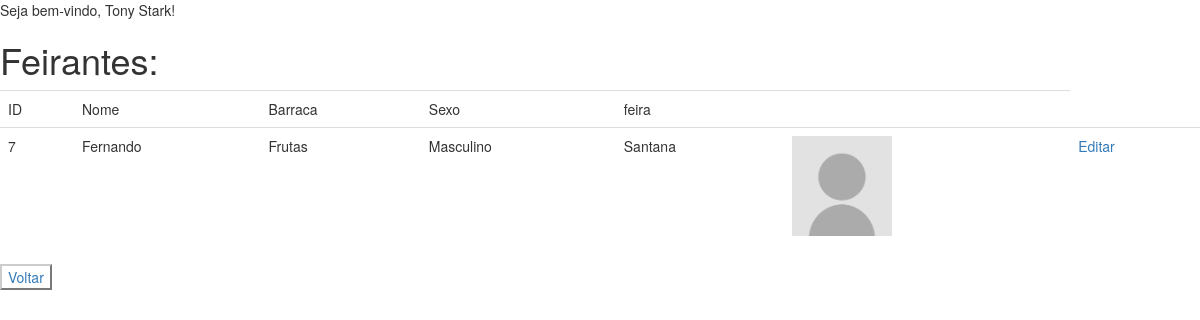
The page /feirante (signed in) on the database its author committed.
### tables this page shows
CREATE TABLE usuario (
    login VARCHAR(50) PRIMARY KEY NOT NULL,
    senha VARCHAR(50) NOT NULL,
    nome VARCHAR(50) NOT NULL,
    FOREIGN KEY(login) REFERENCES serie(login)
);

CREATE TABLE feirante (
    id_feirante INTEGER PRIMARY KEY AUTOINCREMENT,
    nome_feirante VARCHAR(50) NOT NULL,
    barraca VARCHAR(50) NOT NULL,
    sexo VARCHAR(1) NOT NULL,
    id_feira INTEGER NOT NULL,
    id_foto VARCHAR(50) NOT NULL,
    FOREIGN KEY(id_feira) REFERENCES feira(id_feira)
);

CREATE TABLE feira (
    id_feira INTEGER PRIMARY KEY AUTOINCREMENT,
    bairro VARCHAR(50) NOT NULL,
    horario VARCHAR(50) NOT NULL,
    dia VARCHAR(50) NOT NULL,
    UNIQUE(bairro)
);

### ifroot-master/flask-jinja2-crud-master/serie.py (the view)
@app.route("/feirante")
def listar_feirantes_api():
    logado = autenticar_login()
    if logado is None:
        return redirect("/")
    lista = db_listar_feirantes()
    return render_template("lista_feirantes.html", logado = logado, feirantes = lista)

### ifroot-master/flask-jinja2-crud-master/serie.py (called while the page is built)
def autenticar_login():
    login = request.cookies.get("login", "")
    senha = request.cookies.get("senha", "")
    return db_fazer_login(login, senha)

def row_to_dict(description, row):
    if row is None: return None
    d = {}
    for i in range(0, len(row)):
        d[description[i][0]] = row[i]
    return d

def rows_to_dict(description, rows):
    result = []
    for row in rows:
        result.append(row_to_dict(description, row))
    return result

def conectar():
    return sqlite3.connect('serie.db')

def db_listar_feirantes():
    with closing(conectar()) as con, closing(con.cursor()) as cur:
        cur.execute("SELECT fe.id_feirante, fe.nome_feirante, fe.barraca, fe.sexo, fe.id_feira, fe.id_foto, f.bairro FROM feirante fe INNER JOIN feira f ON fe.id_feira = f.id_feira")
        return rows_to_dict(cur.description, cur.fetchall())

def db_fazer_login(login, senha):
    with closing(conectar()) as con, closing(con.cursor()) as cur:
        cur.execute("SELECT u.login, u.senha, u.nome FROM usuario u WHERE u.login = ? AND u.senha = ?", [login, senha])
        return row_to_dict(cur.description, cur.fetchone())

### ifroot-master/flask-jinja2-crud-master/templates/lista_feirantes.html (shortened to what this page needs)
{% extends "base.html" %}
{% block conteudo %}
    <h1>Feirantes:</h1>
    <table class="table">
        <tr>
            <td>ID</td>
            <td>Nome</td>
            <td>Barraca</td>
            <td>Sexo</td>
            <td>feira</td>
            <td>&nbsp;</td>
        </tr>
        {% for feirante in feirantes %}
            <tr>
                <td>{{feirante['id_feirante']}}</td>
                <td>{{feirante['nome_feirante']}}</td>
                <td>{{feirante['barraca']}}</td>
                <td>{% if feirante['sexo'] == 'M' %}Masculino{% else %}Feminino{% endif %}</td>
                <td>{{feirante['bairro']}}</td>
                <td>{% if feirante['id_foto'] != '' %}
                    <img src="{{ url_for('feirante_download_foto', id_foto = feirante['id_foto']) }}" id="foto" width="100"/>
                {% else %}
                    <img src="{{ url_for('static', filename = 'no-photo.png') }}" id="foto" width="100"/>
                {% endif %}</td>
                <td><a href="/feirante/{{feirante['id_feirante']}}">Editar</a></td>
            </tr>
        {% endfor %}
    </table>
    <button class="btn-default"><a href="/">Voltar</a></button>
{% endblock %}

### ifroot-master/flask-jinja2-crud-master/templates/base.html (shortened to what this page needs)
<!DOCTYPE html>
<html>
    <head>
        <link rel="stylesheet" href="/static/style.css">
        <link rel="stylesheet" href="https://maxcdn.bootstrapcdn.com/bootstrap/3.4.1/css/bootstrap.min.css">
    </head>
    <body>
        <header>
            Seja bem-vindo, {{logado['nome']}}!
        </header>
        {% block conteudo %}{% endblock %}
    </body>
</html>

### rows shown on the page
usuario: nome "Tony Stark"
feirante: id_feirante "7", nome_feirante "Fernando", barraca "Frutas", sexo "Masculino", bairro "Santana", id_foto (picture)
